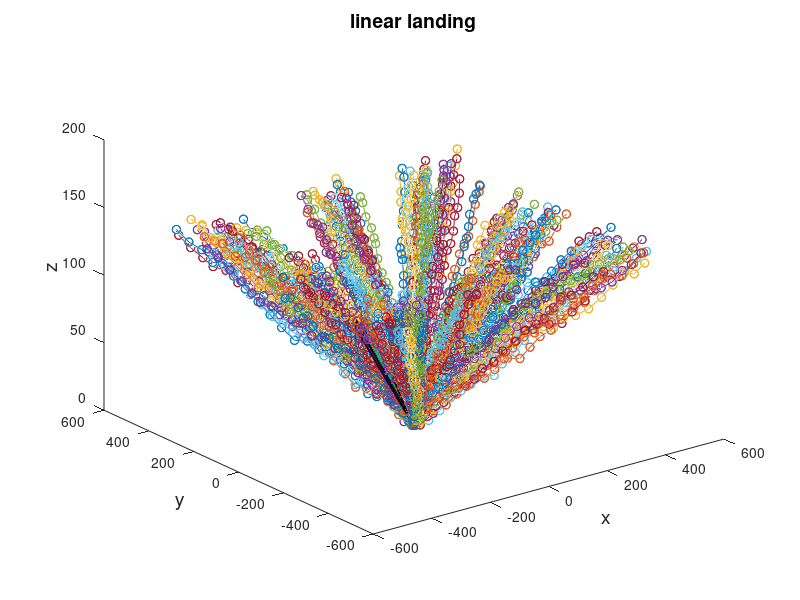

The MATLAB source for this figure:
%%
%straight line
fileID = fopen('train.txt','w');
%fileID = fopen('val.txt','w');

mvx = 25; %max horizontal speed
mvy = 25; %max horizontal speed
mvz = 9;  %max descend speed

for i = 0 : 239 %trajectory number
    if mod(i,8) == 0
    state = [400 + 200*(rand()-0.5) , 400 + 200*(rand()-0.5), 140 + 15*(rand()-0.5)];
    elseif mod(i,8) == 1
    state = [-400 + 200*(rand()-0.5) , 400 + 200*(rand()-0.5), 140 + 15*(rand()-0.5)];
    elseif mod(i,8) == 2
    state = [400 + 200*(rand()-0.5) , -400 + 200*(rand()-0.5), 140 + 15*(rand()-0.5)];
    elseif mod(i,8)== 3
    state = [200*(rand()-0.5) , 400 + 200*(rand()-0.5), 140 + 15*(rand()-0.5)];
    elseif mod(i,8) == 4
    state = [400 + 200*(rand()-0.5) , 200*(rand()-0.5), 140 + 15*(rand()-0.5)];
    elseif mod(i,8) == 5
    state = [200*(rand()-0.5) , -400 + 200*(rand()-0.5), 140 + 15*(rand()-0.5)];
    elseif mod(i,8) == 6
    state = [-400 + 200*(rand()-0.5) , 200*(rand()-0.5), 140 + 15*(rand()-0.5)];
    elseif mod(i,8) == 7
    state = [-400 + 200*(rand()-0.5) , -400 + 200*(rand()-0.5), 140 + 15*(rand()-0.5)];
    end
    destination = [0, 0, 0];
    first = 1;        
%     filename = sprintf('val/testgt%d.txt', i);
%     fileID = fopen(filename,'w');
    for t = 1 : 20
        vb = (destination - state)/(21 - t);
        if mod(i,4) == 0
        xv = max(-mvx , vb(1) + 15 * (rand() - 0.5));
        yv = max(-mvy, vb(2) + 15*(rand() - 0.5));
        elseif mod(i,4) == 1
        xv = min(mvx , vb(1) + 15 * (rand() - 0.5));
        yv = max(-mvy, vb(2) + 15*(rand() - 0.5));
        elseif mod(i,4) == 2
        xv = max(-mvx , vb(1) + 15 * (rand() - 0.5));
        yv = min(mvy, vb(2) + 15*(rand() - 0.5));
        elseif mod(i,4)==3
        xv = min(mvx , vb(1) + 15 * (rand() - 0.5));
        yv = min(mvy, vb(2) + 15*(rand() - 0.5));
        end

        zv = max(-mvz, vb(3) + 15*(rand() - 0.5));

        state(1) = state(1) + xv;
        state(2) = state(2) + yv;
        state(3) = max(state(3) + zv,0); % bound z above zero
        if first == 1
            h = 'new';
            first = 0;
        elseif t <= 10
            h = 'past';
        else
            h = 'future';
        end
        fprintf(fileID,'%s\t%4.2f\t%4.2f\t%4.2f\n',h, state(1),state(2),state(3));
        
        historyx(t) = state(1);
        historyy(t) = state(2);
        historyz(t) = state(3);
    end
    %disrupt
    for d = 1:10
%         filename = sprintf('val/testdisrupt%d.txt', 10*i + d);
%         fileID = fopen(filename,'w');
        for t = 1:10
            if t == 1
                h = 'new';
            elseif t <= 10
                h = 'past';
            else
                h = 'future';
            end
           newhistoryx = historyx(t);
           newhistoryy = historyy(t);
           newhistoryz = historyz(t);
           dt = 0.2 * (rand() - 0.5);
           dx = 5*(rand()-0.5);
           dy = 5*(rand()-0.5);
           dz = 0.5*(rand()-0.5);
           newhistoryx = newhistoryx + dx;
           newhistoryy = newhistoryy + dy;
           newhistoryz = newhistoryz + dz;
           fprintf(fileID,'%s\t%4.2f\t%4.2f\t%4.2f\n',h, newhistoryx,newhistoryy,newhistoryz);
        end
        for t = 11:20
            if t == 1
                h = 'new';
            elseif t <= 10
                h = 'past';
            else
                h = 'future';
            end
           fprintf(fileID,'%s\t%4.2f\t%4.2f\t%4.2f\n',h, historyx(t),historyy(t),historyz(t));
        end
    end

    %disruption with variable musk
for d = 1:10
%         filename = sprintf('val/testmusk%d.txt', 10*i + d);
%         fileID = fopen(filename,'w');
        for t = 1:10
            if t == 1
                h = 'new';
            elseif t <= 10
                h = 'past';
            else
                h = 'future';
            end
           newhistoryx = historyx(t);
           newhistoryy = historyy(t);
           newhistoryz = historyz(t);
           dt = 0.2 * (rand() - 0.5);
           dx = 5*(rand()-0.5);
           dy = 5*(rand()-0.5);
           dz = 0.5*(rand()-0.5);
           newhistoryx = newhistoryx + dx;
           if rand()< 0.1
               newhistoryx = newhistoryx + 10*dx;
           end
           newhistoryy = newhistoryy + dy;
           if rand()< 0.1
               newhistoryy = newhistoryy + 10*dy;
           end
           newhistoryz = newhistoryz + dz;
           if rand()< 0.1
               newhistoryz = newhistoryz + 10*dz;
           end
           
           fprintf(fileID,'%s\t%4.2f\t%4.2f\t%4.2f\n',h, newhistoryx,newhistoryy,newhistoryz);
        end
        for t = 11:20
            if t == 1
                h = 'new';
            elseif t <= 10
                h = 'past';
            else
                h = 'future';
            end
           fprintf(fileID,'%s\t%4.2f\t%4.2f\t%4.2f\n',h, historyx(t),historyy(t),historyz(t));
        end
    end
    %disruption with point missed
    for d = 1:10
%         filename = sprintf('val/testpointmusk%d.txt', 10*i + d);
%         fileID = fopen(filename,'w');
        for t = 1:10
            if t == 1
                h = 'new';
            elseif t <= 10
                h = 'past';
            else
                h = 'future';
            end
           newhistoryx = historyx(t);
           newhistoryy = historyy(t);
           newhistoryz = historyz(t);
           dt = 0.2 * (rand() - 0.5);
           dx = 5*(rand()-0.5);
           dy = 5*(rand()-0.5);
           dz = 0.5*(rand()-0.5);
           newhistoryx = newhistoryx + dx;
           if rand()< 0.1
               newhistoryx = newhistoryx + 10*dx;
           end
           newhistoryy = newhistoryy + dy;
           if rand()< 0.1
               newhistoryy = newhistoryy + 10*dy;
           end
           newhistoryz = newhistoryz + dz;
           if rand()< 0.1
               newhistoryz = newhistoryz + 10*dz;
           end
           if rand()> 0.15 || t == 1
                fprintf(fileID,'%s\t%4.2f\t%4.2f\t%4.2f\n',h, newhistoryx,newhistoryy,newhistoryz);
           else
               fprintf(fileID,'%s\t%4.2f\t%4.2f\t%4.2f\n',h,newhistoryx+10*dx,newhistoryy+10*dy,newhistoryz+10*dz);
           end
        end
        for t = 11:20
            if t == 1
                h = 'new';
            elseif t <= 10
                h = 'past';
            else
                h = 'future';
            end
           fprintf(fileID,'%s\t%4.2f\t%4.2f\t%4.2f\n',h, historyx(t),historyy(t),historyz(t));
        end
    end
    figure(1)
    scatter3(historyx, historyy, historyz)
    plot3(historyx, historyy, historyz, 'o-')
    title('linear landing', 'FontSize', 14)
    xlabel('x', 'FontSize', 14)
    ylabel('y', 'FontSize', 14)
    zlabel('z', 'FontSize', 14)
    hold on
end
%str = sprintf('linear%d.png', i);
%print(gcf,str,'-dpng','-r900'); 
fclose(fileID);
points = [transpose(historyx), transpose(historyy), transpose(historyz)];
% Compute the convex hull using the convhulln function
K = convhulln(points);

% Generate a mesh using the vertices and faces of the convex hull
vertices = points;
faces = K;
trisurf(faces, vertices(:,1), vertices(:,2), vertices(:,3));
